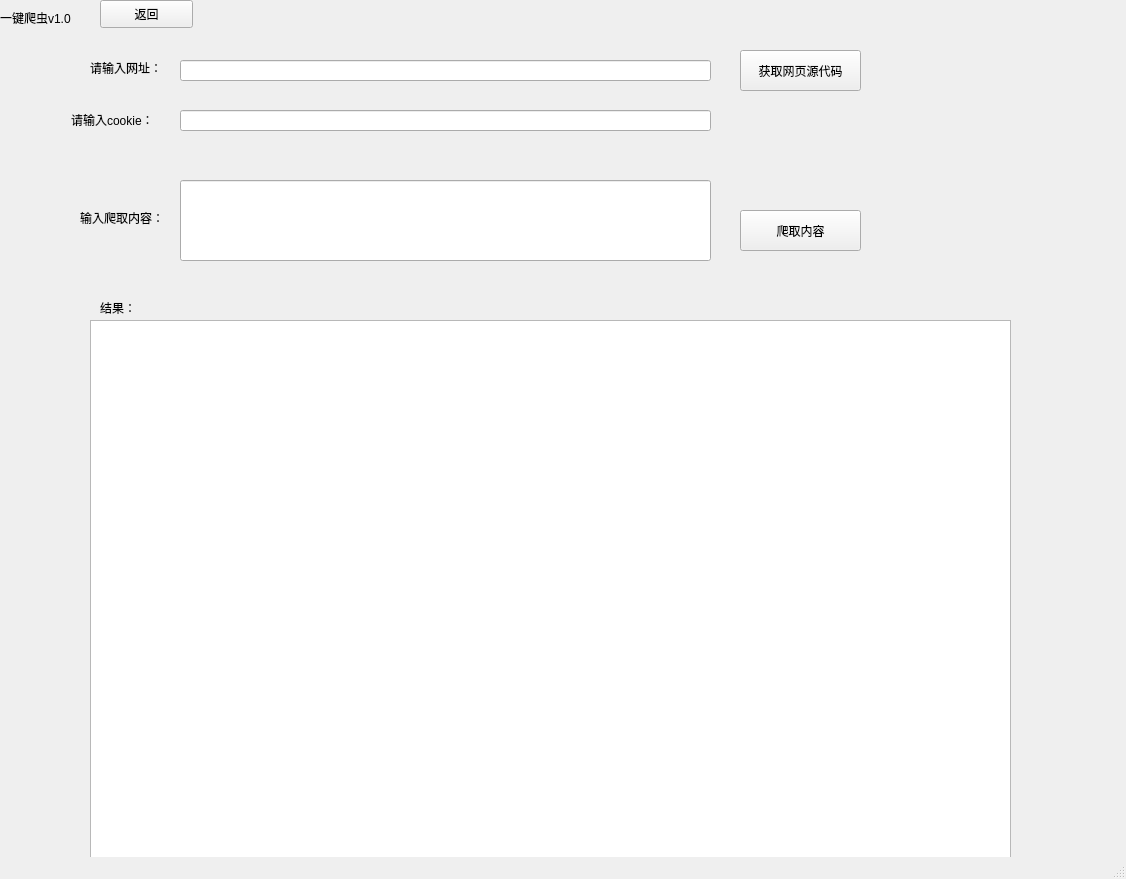
<?xml version="1.0" encoding="UTF-8"?>
<ui version="4.0">
 <class>MainWindow</class>
 <widget class="QMainWindow" name="MainWindow">
  <property name="geometry">
   <rect>
    <x>0</x>
    <y>0</y>
    <width>1126</width>
    <height>879</height>
   </rect>
  </property>
  <property name="windowTitle">
   <string>MainWindow</string>
  </property>
  <widget class="QWidget" name="centralwidget">
   <widget class="QLabel" name="label">
    <property name="geometry">
     <rect>
      <x>0</x>
      <y>10</y>
      <width>161</width>
      <height>16</height>
     </rect>
    </property>
    <property name="text">
     <string>一键爬虫v1.0</string>
    </property>
   </widget>
   <widget class="QLabel" name="label_2">
    <property name="geometry">
     <rect>
      <x>90</x>
      <y>60</y>
      <width>111</width>
      <height>16</height>
     </rect>
    </property>
    <property name="text">
     <string>请输入网址：</string>
    </property>
   </widget>
   <widget class="QLineEdit" name="lineEdit">
    <property name="geometry">
     <rect>
      <x>180</x>
      <y>60</y>
      <width>531</width>
      <height>21</height>
     </rect>
    </property>
   </widget>
   <widget class="QLineEdit" name="lineEdit_2">
    <property name="geometry">
     <rect>
      <x>180</x>
      <y>110</y>
      <width>531</width>
      <height>21</height>
     </rect>
    </property>
   </widget>
   <widget class="QLabel" name="label_3">
    <property name="geometry">
     <rect>
      <x>71</x>
      <y>110</y>
      <width>111</width>
      <height>20</height>
     </rect>
    </property>
    <property name="text">
     <string>请输入cookie：</string>
    </property>
   </widget>
   <widget class="QTextEdit" name="textEdit">
    <property name="geometry">
     <rect>
      <x>90</x>
      <y>320</y>
      <width>921</width>
      <height>541</height>
     </rect>
    </property>
   </widget>
   <widget class="QPushButton" name="pushButton">
    <property name="geometry">
     <rect>
      <x>740</x>
      <y>50</y>
      <width>121</width>
      <height>41</height>
     </rect>
    </property>
    <property name="text">
     <string>获取网页源代码</string>
    </property>
   </widget>
   <widget class="QLabel" name="label_4">
    <property name="geometry">
     <rect>
      <x>80</x>
      <y>210</y>
      <width>111</width>
      <height>16</height>
     </rect>
    </property>
    <property name="text">
     <string>输入爬取内容：</string>
    </property>
   </widget>
   <widget class="QLabel" name="label_5">
    <property name="geometry">
     <rect>
      <x>100</x>
      <y>300</y>
      <width>72</width>
      <height>15</height>
     </rect>
    </property>
    <property name="text">
     <string>结果：</string>
    </property>
   </widget>
   <widget class="QLineEdit" name="lineEdit_3">
    <property name="geometry">
     <rect>
      <x>180</x>
      <y>180</y>
      <width>531</width>
      <height>81</height>
     </rect>
    </property>
   </widget>
   <widget class="QPushButton" name="pushButton_2">
    <property name="geometry">
     <rect>
      <x>740</x>
      <y>210</y>
      <width>121</width>
      <height>41</height>
     </rect>
    </property>
    <property name="text">
     <string>爬取内容</string>
    </property>
   </widget>
   <widget class="QPushButton" name="pushButton_3">
    <property name="geometry">
     <rect>
      <x>100</x>
      <y>0</y>
      <width>93</width>
      <height>28</height>
     </rect>
    </property>
    <property name="text">
     <string>返回</string>
    </property>
   </widget>
  </widget>
  <widget class="QStatusBar" name="statusbar"/>
 </widget>
 <resources/>
 <connections>
  <connection>
   <sender>pushButton</sender>
   <signal>clicked()</signal>
   <receiver>MainWindow</receiver>
   <slot>run()</slot>
   <hints>
    <hint type="sourcelabel">
     <x>767</x>
     <y>61</y>
    </hint>
    <hint type="destinationlabel">
     <x>855</x>
     <y>117</y>
    </hint>
   </hints>
  </connection>
  <connection>
   <sender>pushButton_2</sender>
   <signal>clicked()</signal>
   <receiver>MainWindow</receiver>
   <slot>slot1()</slot>
   <hints>
    <hint type="sourcelabel">
     <x>828</x>
     <y>237</y>
    </hint>
    <hint type="destinationlabel">
     <x>989</x>
     <y>250</y>
    </hint>
   </hints>
  </connection>
  <connection>
   <sender>pushButton_3</sender>
   <signal>clicked()</signal>
   <receiver>MainWindow</receiver>
   <slot>goback()</slot>
   <hints>
    <hint type="sourcelabel">
     <x>158</x>
     <y>15</y>
    </hint>
    <hint type="destinationlabel">
     <x>278</x>
     <y>20</y>
    </hint>
   </hints>
  </connection>
 </connections>
 <slots>
  <slot>run()</slot>
  <slot>slot1()</slot>
  <slot>goback()</slot>
 </slots>
</ui>
